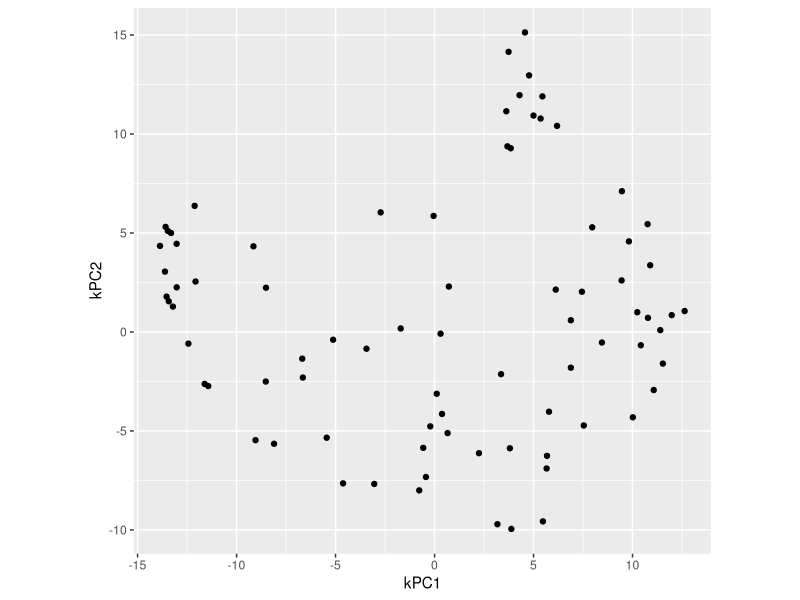

This chart was generated by the following R code:
# r2py crawler metadata
# package: recipes
# source_type: rd_example
# topic: step_kpca_rbf.Rd
# source_file: C:\Users\bened\AppData\Local\R\win-library\4.5\recipes\help
# lines: 29

suppressPackageStartupMessages(library(recipes))
if (rlang::is_installed(c("modeldata", "ggplot2", "kernlab"))) (if (getRversion() >= "3.4") withAutoprint else force)({ # examplesIf
library(ggplot2)
data(biomass, package = "modeldata")

biomass_tr <- biomass[biomass$dataset == "Training", ]
biomass_te <- biomass[biomass$dataset == "Testing", ]

rec <- recipe(
  HHV ~ carbon + hydrogen + oxygen + nitrogen + sulfur,
  data = biomass_tr
)

kpca_trans <- rec |>
  step_YeoJohnson(all_numeric_predictors()) |>
  step_normalize(all_numeric_predictors()) |>
  step_kpca_rbf(all_numeric_predictors())

kpca_estimates <- prep(kpca_trans, training = biomass_tr)

kpca_te <- bake(kpca_estimates, biomass_te)

ggplot(kpca_te, aes(x = kPC1, y = kPC2)) +
  geom_point() +
  coord_equal()

tidy(kpca_trans, number = 3)
tidy(kpca_estimates, number = 3)
}) # examplesIf
